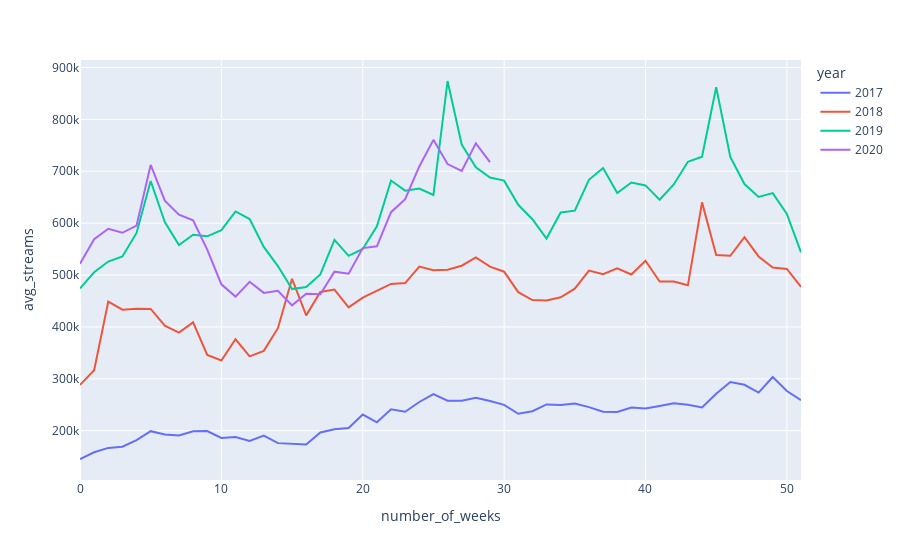

The cell this chart's notebook holds for it:
### Markdown cell above
As we might notice, there's a huge reduction of the average number of streams during the quarantine period. Reaches the lowest point on the 17th of april week. There's also a minimum in the same period of 2019, we're going to show the top 200 in that week.
There's also a peaks during summer, winter and february. Those peak can be "mapped" to summer hits releases, winter/holidays releases and Sanremo Festival

### Code cell
import plotly.graph_objects as go
import plotly.express as px

fig = px.line(df, x="number_of_weeks", y="avg_streams", color='year',  hover_name="date")
fig.show()
